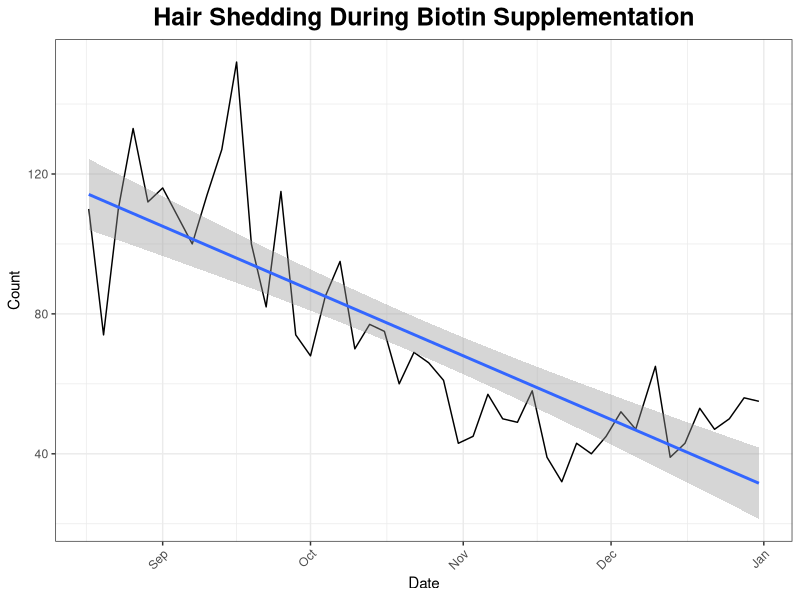
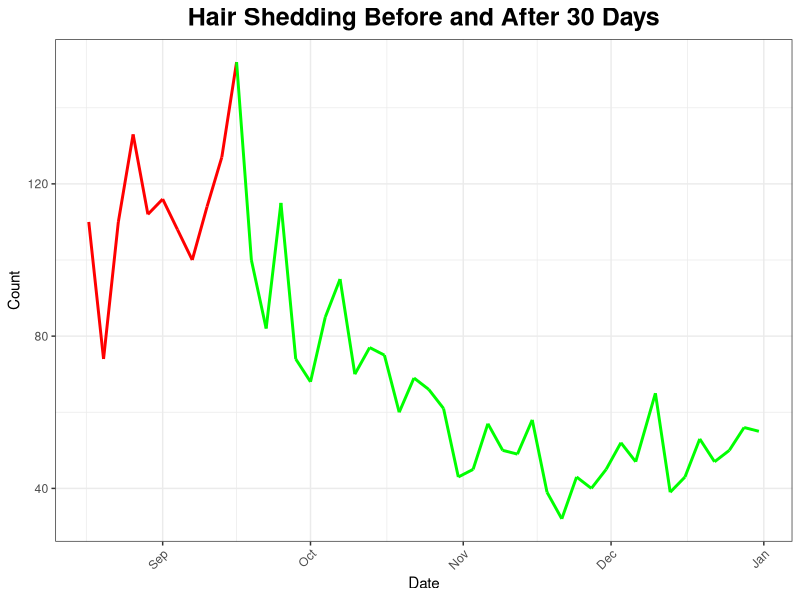
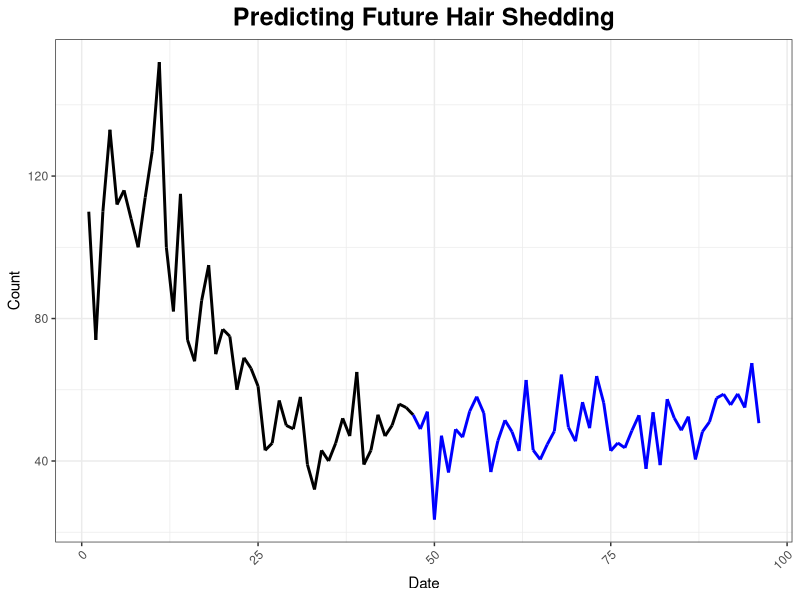
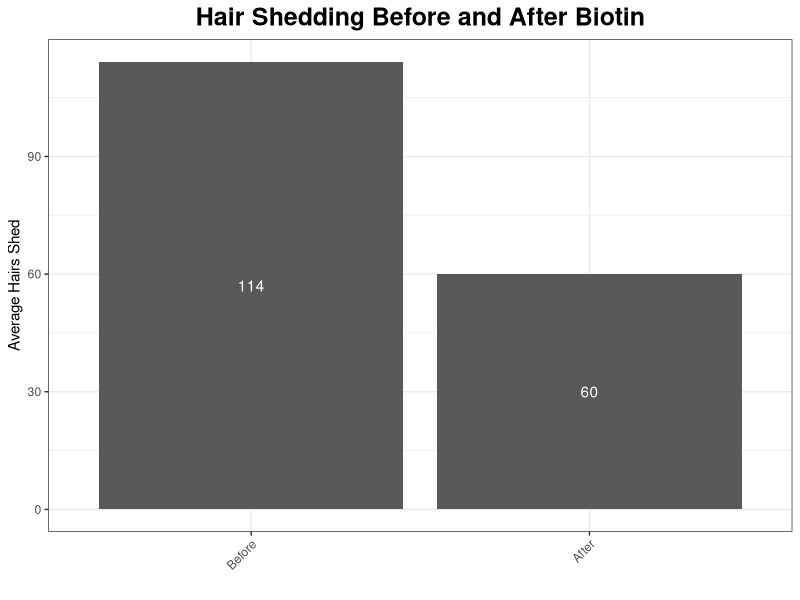

Write R code to recreate these figures, in order.
## ---- chunk 1
knitr::opts_chunk$set(echo = TRUE)
## ---- chunk 2
# Read data.
data <- read.csv('data.tsv', sep='\t', stringsAsFactors = FALSE)

# Set column names.
names(data) <- c('date', 'count', 'comment')

# Set date column.
data$date <- as.Date(data$date, '%m/%d/%Y')

# Discard first 3 rows, which were recorded earlier than every 3 days.
data <- subset(data, data$date >= as.Date('8/17/2017', '%m/%d/%Y'))
## ---- chunk 3
summary(data)
## ---- chunk 4
minData <- data[data$count == min(data$count), ]
maxData <- data[data$count == max(data$count), ]
## ---- chunk 5
library(ggplot2)

# Plot date and count.
g <- ggplot(data, aes(x = date, y = count))
g <- g + geom_line()
g <- g + ggtitle('Hair Shedding During Biotin Supplementation')
g <- g + theme_bw()
g <- g + theme(plot.title = element_text(size=18, face="bold", hjust=0.5), axis.text.x = element_text(angle = 45, hjust = 1))
g <- g + xlab('Date')
g <- g + ylab('Count')
g <- g + theme(legend.title=element_blank())
g <- g + geom_smooth(method = "lm")
print(g)
## ---- chunk 6
# Calculate a linear regression model.
fit <- lm(count ~ date, data)
## ---- chunk 7
# Add a column to indicate the hair loss increase period.
data$increasing <- ifelse(data$date < maxData$date, T, F)

# Order legend values.
data$increasing <- factor(data$increasing, levels=c(T, F), labels=c("increasing", "decreasing"))

# Plot date and count.
g <- ggplot(data, aes(x = date, y = count, color=increasing))
g <- g + geom_line(aes(group=1), size=1)
g <- g + ggtitle('Hair Shedding Before and After 30 Days')
g <- g + theme_bw()
g <- g + theme(plot.title = element_text(size=18, face="bold", hjust=0.5), axis.text.x = element_text(angle = 45, hjust = 1), legend.position='none')
g <- g + xlab('Date')
g <- g + ylab('Count')
g <- g + scale_color_manual(values=c('red', 'green'))
g <- g + guides(color=guide_legend(title="Hair Loss")) 
print(g)
## ---- chunk 8
period1Mean <- mean(data[data$date <= maxData$date, "count"])
period2Mean <- mean(data[data$date > maxData$date, "count"])
paste0(round((period2Mean / period1Mean) * 100), '%')
## ---- chunk 9
library(forecast)

# Simulate based on the data occurring after relative stability.
realData <- subset(data, data$date >= as.Date('11/1/2017', '%m/%d/%Y'))

# Build a projection model.
futureFit <- ets(realData$count)

# Simulate future data for 50 entries.
simulatedFit <- simulate(futureFit, nsim=50, seed=117)
## ---- chunk 10
print('Mean hair loss count in real data as of 11/1/2017')
round(mean(realData$count), 2)

print('Mean hair loss count in predicted data as of 1/1/2018')
round(mean(simulatedFit), 2)
## ---- chunk 11
library(ggplot2)

# Format the data as a data.frame.
futureData <- as.data.frame(simulatedFit)
names(futureData) <- c('count')

# Combine the entire data with the forecasted data.
combined <- as.data.frame(data$count)
colnames(combined) <- c('count')
combined <- rbind(combined, futureData)

combined$date <- 1:nrow(combined)

# Add a column to indicate the hair loss increase period.
combined$future <- ifelse(combined$date > nrow(data), F, T)

# Order legend values.
combined$future <- factor(combined$future, levels=c(T, F), labels=c("real", "forecast"))

# Plot date and count.
g <- ggplot(combined, aes(x = date, y = count, color=future))
g <- g + geom_line(aes(group=1), size=1)
g <- g + ggtitle('Predicting Future Hair Shedding')
g <- g + theme_bw()
g <- g + theme(plot.title = element_text(size=18, face="bold", hjust=0.5), axis.text.x = element_text(angle = 45, hjust = 1), legend.position='none')
g <- g + xlab('Date')
g <- g + ylab('Count')
g <- g + scale_color_manual(values=c('black', 'blue'))
g <- g + guides(color=guide_legend(title="Future Data"))
print(g)
## ---- chunk 12
library(ggplot2)

barData <- data.frame(count=c(period1Mean, period2Mean), biotin=c(F, T))

# Plot date and count.
g <- ggplot(barData, aes(y=count, x=biotin))
g <- g + geom_bar(stat='identity')
g <- g + ggtitle('Hair Shedding Before and After Biotin')
g <- g + theme_bw()
g <- g + theme(plot.title = element_text(size=18, face="bold", hjust=0.5), axis.text.x = element_text(angle = 45, hjust = 1), legend.position='none')
g <- g + xlab('')
g <- g + ylab('Average Hairs Shed')
g <- g + guides(color=guide_legend(title="Biotin Supplementation"))
g <- g + scale_x_discrete(labels=c('Before', 'After'))
g <- g + annotate("text", x = c(1,2), y=c(barData[1,'count']/2, barData[2,'count']/2), label = c(round(barData[1,'count']), round(barData[2,'count'])), colour = 'white')
print(g)
